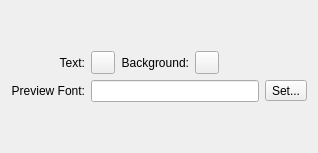
         <widget class="QWidget" name="fTabUiPreview" >
          <attribute name="title" >
           <string>Preview</string>
          </attribute>
          <layout class="QVBoxLayout" >
           <item>
            <spacer>
             <property name="orientation" >
              <enum>Qt::Vertical</enum>
             </property>
             <property name="sizeHint" >
              <size>
               <width>20</width>
               <height>40</height>
              </size>
             </property>
            </spacer>
           </item>
           <item>
            <layout class="QGridLayout" >
             <item row="0" column="0" >
              <widget class="QLabel" name="label_18" >
               <property name="text" >
                <string>Text:</string>
               </property>
               <property name="alignment" >
                <set>Qt::AlignRight|Qt::AlignTrailing|Qt::AlignVCenter</set>
               </property>
              </widget>
             </item>
             <item row="1" column="0" >
              <widget class="QLabel" name="label_20" >
               <property name="text" >
                <string>Preview Font:</string>
               </property>
               <property name="alignment" >
                <set>Qt::AlignRight|Qt::AlignTrailing|Qt::AlignVCenter</set>
               </property>
              </widget>
             </item>
             <item row="0" column="1" >
              <layout class="QHBoxLayout" >
               <item>
                <widget class="QToolButton" name="toolButton_5" >
                 <property name="text" >
                  <string/>
                 </property>
                </widget>
               </item>
               <item>
                <widget class="QLabel" name="label_19" >
                 <property name="text" >
                  <string>Background:</string>
                 </property>
                 <property name="alignment" >
                  <set>Qt::AlignRight|Qt::AlignTrailing|Qt::AlignVCenter</set>
                 </property>
                </widget>
               </item>
               <item>
                <widget class="QToolButton" name="toolButton_6" >
                 <property name="text" >
                  <string/>
                 </property>
                </widget>
               </item>
               <item>
                <spacer>
                 <property name="orientation" >
                  <enum>Qt::Horizontal</enum>
                 </property>
                 <property name="sizeHint" >
                  <size>
                   <width>40</width>
                   <height>20</height>
                  </size>
                 </property>
                </spacer>
               </item>
              </layout>
             </item>
             <item row="1" column="1" >
              <widget class="QLineEdit" name="lineEdit_5" />
             </item>
             <item row="1" column="2" >
              <widget class="QToolButton" name="toolButton_14" >
               <property name="text" >
                <string>Set...</string>
               </property>
              </widget>
             </item>
            </layout>
           </item>
           <item>
            <spacer>
             <property name="orientation" >
              <enum>Qt::Vertical</enum>
             </property>
             <property name="sizeHint" >
              <size>
               <width>20</width>
               <height>40</height>
              </size>
             </property>
            </spacer>
           </item>
          </layout>
         </widget>
